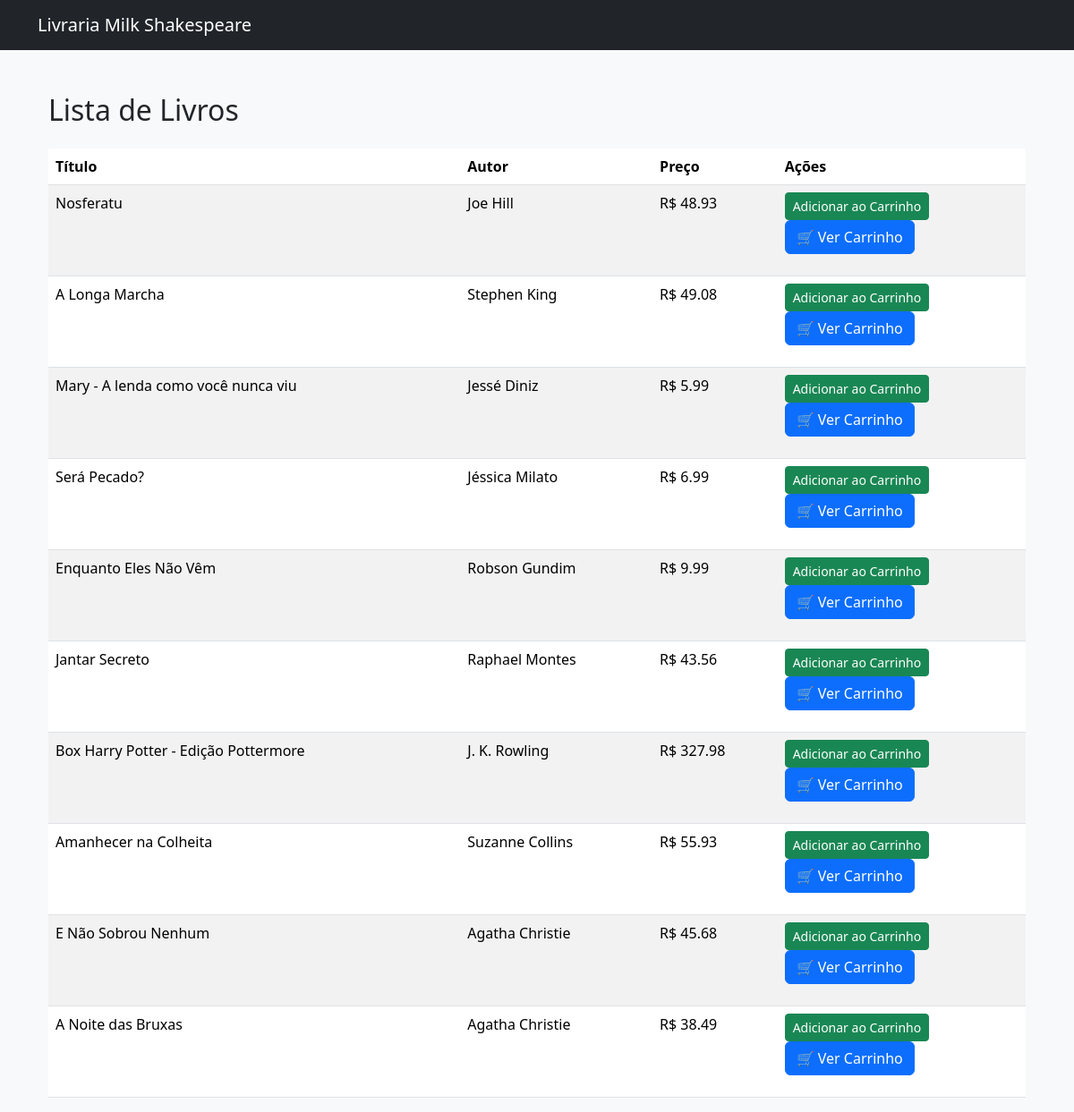
The page / on the database its author committed.
### loja/models.py (models this page shows, shortened)
class Livro(models.Model):
    titulo = models.CharField(max_length=200)
    autor = models.CharField(max_length=100)
    preco = models.DecimalField(max_digits=6, decimal_places=2)
    estoque = models.PositiveIntegerField(default=0)

### loja/views.py (the view)
# urls.py: path('', views.lista_livros, name='lista_livros'),
def lista_livros(request):
    livros = Livro.objects.all()
    return render(request, 'loja/listar_livros.html', {'livros': livros})

### loja/templates/loja/listar_livros.html (shortened to what this page needs)
{% extends 'base.html' %}
{% block content %}
<div class="container mt-5">
    <h2 class="mb-4">Lista de Livros</h2>
    <table class="table table-striped">
        <thead>
            <tr>
                <th>Título</th>
                <th>Autor</th>
                <th>Preço</th>
                <th>Ações</th>
            </tr>
        </thead>
        <tbody>
            {% for livro in livros %}
            <tr>
                <td>{{ livro.titulo }}</td>
                <td>{{ livro.autor }}</td>
                <td>R$ {{ livro.preco }}</td>
                <td>
                    <form method="post" action="{% url 'adicionar_carrinho' livro.id %}">
                        <button type="submit" class="btn btn-success btn-sm">Adicionar ao Carrinho</button>
                    </form>
                    <form action="{% url 'ver_carrinho' %}" method="get">
    <button type="submit" class="btn btn-primary mb-3">🛒 Ver Carrinho</button>
</form>
                </td>
            </tr>
            {% endfor %}
        </tbody>
    </table>
</div>
{% endblock %}

### loja/templates/base.html (shortened to what this page needs)
<!DOCTYPE html>
<html lang="pt-br">
<head>
    <link href="https://cdn.jsdelivr.net/npm/bootstrap@5.3.3/dist/css/bootstrap.min.css" rel="stylesheet">
</head>
<body class="bg-light">
<nav class="navbar navbar-expand-lg navbar-dark bg-dark">
    <div class="container">
        <a class="navbar-brand" href="/">Livraria Milk Shakespeare</a>
    </div>
</nav>
<div class="container mt-5">
    {% block content %}
    {% endblock %}
</div>
</body>
</html>

### rows shown on the page
Livro: titulo "Nosferatu", autor "Joe Hill", preco "48.93"
Livro: titulo "A Longa Marcha", autor "Stephen King", preco "49.08"
Livro: titulo "Mary - A lenda como você nunca viu", autor "Jessé Diniz", preco "5.99"
Livro: titulo "Será Pecado?", autor "Jéssica Milato", preco "6.99"
Livro: titulo "Enquanto Eles Não Vêm", autor "Robson Gundim", preco "9.99"
Livro: titulo "Jantar Secreto", autor "Raphael Montes", preco "43.56"
Livro: titulo "Box Harry Potter - Edição Pottermore", autor "J. K. Rowling", preco "327.98"
Livro: titulo "Amanhecer na Colheita", autor "Suzanne Collins", preco "55.93"
Livro: titulo "E Não Sobrou Nenhum", autor "Agatha Christie", preco "45.68"
Livro: titulo "A Noite das Bruxas", autor "Agatha Christie", preco "38.49"
